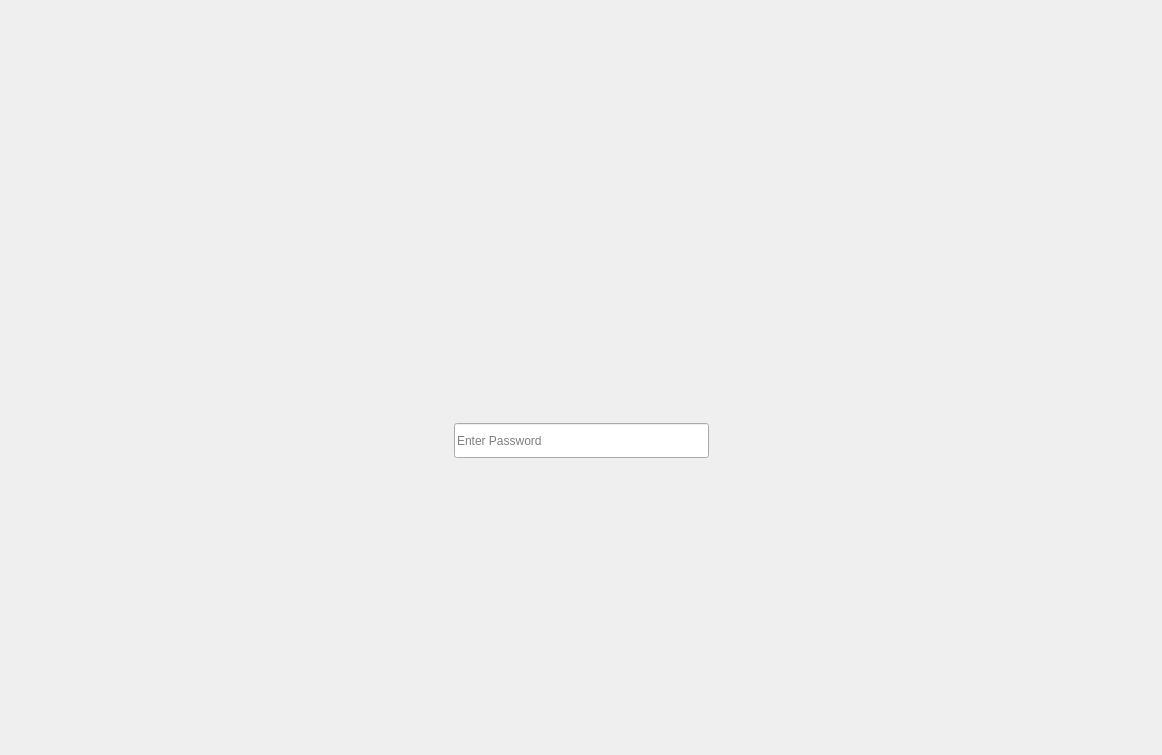
<?xml version="1.0" encoding="UTF-8"?>
<ui version="4.0">
 <class>LockScreenForm</class>
 <widget class="QWidget" name="LockScreenForm">
  <property name="geometry">
   <rect>
    <x>0</x>
    <y>0</y>
    <width>1162</width>
    <height>755</height>
   </rect>
  </property>
  <property name="windowTitle">
   <string>Form</string>
  </property>
  <layout class="QHBoxLayout" name="horizontalLayout">
   <item>
    <spacer name="horizontalSpacer_3">
     <property name="orientation">
      <enum>Qt::Horizontal</enum>
     </property>
     <property name="sizeHint" stdset="0">
      <size>
       <width>374</width>
       <height>20</height>
      </size>
     </property>
    </spacer>
   </item>
   <item>
    <layout class="QVBoxLayout" name="verticalLayout_2">
     <item>
      <spacer name="verticalSpacer_2">
       <property name="orientation">
        <enum>Qt::Vertical</enum>
       </property>
       <property name="sizeHint" stdset="0">
        <size>
         <width>20</width>
         <height>40</height>
        </size>
       </property>
      </spacer>
     </item>
     <item>
      <layout class="QVBoxLayout" name="verticalLayout">
       <item>
        <layout class="QHBoxLayout" name="horizontalLayout_2">
         <item>
          <widget class="QLineEdit" name="lineEdit">
           <property name="minimumSize">
            <size>
             <width>255</width>
             <height>35</height>
            </size>
           </property>
           <property name="maximumSize">
            <size>
             <width>255</width>
             <height>16777215</height>
            </size>
           </property>
           <property name="text">
            <string/>
           </property>
           <property name="echoMode">
            <enum>QLineEdit::PasswordEchoOnEdit</enum>
           </property>
           <property name="placeholderText">
            <string>Enter Password</string>
           </property>
          </widget>
         </item>
        </layout>
       </item>
      </layout>
     </item>
     <item>
      <widget class="NumpadWidget" name="numpadWidget" native="true">
       <property name="minimumSize">
        <size>
         <width>0</width>
         <height>200</height>
        </size>
       </property>
      </widget>
     </item>
     <item>
      <spacer name="verticalSpacer">
       <property name="orientation">
        <enum>Qt::Vertical</enum>
       </property>
       <property name="sizeType">
        <enum>QSizePolicy::Maximum</enum>
       </property>
       <property name="sizeHint" stdset="0">
        <size>
         <width>20</width>
         <height>80</height>
        </size>
       </property>
      </spacer>
     </item>
    </layout>
   </item>
   <item>
    <spacer name="horizontalSpacer_4">
     <property name="orientation">
      <enum>Qt::Horizontal</enum>
     </property>
     <property name="sizeHint" stdset="0">
      <size>
       <width>374</width>
       <height>20</height>
      </size>
     </property>
    </spacer>
   </item>
  </layout>
 </widget>
 <customwidgets>
  <customwidget>
   <class>NumpadWidget</class>
   <extends>QWidget</extends>
   <header location="global">src/ui/numpadwidget.h</header>
   <container>1</container>
  </customwidget>
 </customwidgets>
 <resources/>
 <connections/>
</ui>
